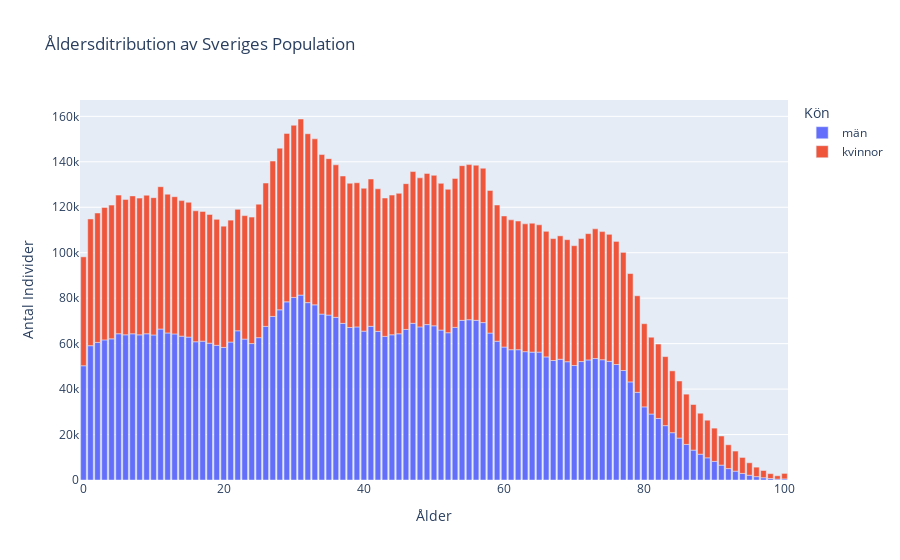

Source (notebook cell):
### Markdown cell above
### Plotting based on external dataset:  
Evenly sized age groups (groups of 1)  
Accounts for all ages  

This leads to a more readable and representable graph of the actual population size  
As a bonus we can also read the population size based on gender

### Code cell
fig = px.bar(
    df_befolkning,
    x="Ålder",
    y="Befolkning",
    title="Åldersditribution av Sveriges Population",
    labels={"Befolkning": "Antal Individer"},
    color = "Kön"
)

fig.write_html("Visualiseringar/E2E_aldersdistribution.html")
fig.show()

### Figure 1 — Plotly figure (JSON) as saved in the notebook; plotly's stock layout.template omitted (floating-point values rounded to 4 significant figures)
{"data": [{"alignmentgroup": "True", "hovertemplate": "Kön=män<br>Ålder=%{x}<br>Antal Individer=%{y}<extra></extra>", "legendgroup": "män", "marker": {"color": "#636efa", "pattern": {"shape": ""}}, "name": "män", "offsetgroup": "män", "orientation": "v", "showlegend": true, "textposition": "auto", "type": "bar", "x": [0, 1, 2, 3, 4, 5, 6, 7, 8, 9, 10, 11, 12, 13, 14, 15, 16, 17, 18, 19, 20, 21, 22, 23, 24, 25, 26, 27, 28, 29, 30, 31, 32, 33, 34, 35, 36, 37, 38, 39, 40, 41, 42, 43, 44, 45, 46, 47, 48, 49, 50, 51, 52, 53, 54, 55, 56, 57, 58, 59, 60, 61, 62, 63, 64, 65, 66, 67, 68, 69, 70, 71, 72, 73, 74, 75, 76, 77, 78, 79, 80, 81, 82, 83, 84, 85, 86, 87, 88, 89, 90, 91, 92, 93, 94, 95, 96, 97, 98, 99, 100], "xaxis": "x", "y": [50261, 59092, 60536, 61644, 62111, 64343, 63883, 64330, 63864, 64340, 63823, 66430, 64700, 64273, 63287, 62874, 60826, 61083, 60193, 59248, 58332, 60695, 65654, 61992, 60027, 62633, 67579, 71958, 74870, 78380, 80336, 81344, 78048, 77065, 72997, 72567, 71562, 68917, 67106, 67356, 65499, 67615, 65400, 63188, 63892, 64336, 66247, 68941, 67366, 68379, 67842, 65965, 64803, 67146, 70245, 70521, 70242, 69262, 64648, 61062, 58501, 57328, 57332, 56471, 56271, 56257, 54154, 52576, 53121, 52046, 50368, 52117, 52819, 53439, 52917, 52202, 50813, 48177, 43159, 38569, 32167, 29029, 27075, 23921, 20818, 18452, 15655, 13149, 11354, 9764, 8200, 6547, 5024, 3898, 2906, 2097, 1478, 995, 655, 395, 481], "yaxis": "y"}, {"alignmentgroup": "True", "hovertemplate": "Kön=kvinnor<br>Ålder=%{x}<br>Antal Individer=%{y}<extra></extra>", "legendgroup": "kvinnor", "marker": {"color": "#EF553B", "pattern": {"shape": ""}}, "name": "kvinnor", "offsetgroup": "kvinnor", "orientation": "v", "showlegend": true, "textposition": "auto", "type": "bar", "x": [0, 1, 2, 3, 4, 5, 6, 7, 8, 9, 10, 11, 12, 13, 14, 15, 16, 17, 18, 19, 20, 21, 22, 23, 24, 25, 26, 27, 28, 29, 30, 31, 32, 33, 34, 35, 36, 37, 38, 39, 40, 41, 42, 43, 44, 45, 46, 47, 48, 49, 50, 51, 52, 53, 54, 55, 56, 57, 58, 59, 60, 61, 62, 63, 64, 65, 66, 67, 68, 69, 70, 71, 72, 73, 74, 75, 76, 77, 78, 79, 80, 81, 82, 83, 84, 85, 86, 87, 88, 89, 90, 91, 92, 93, 94, 95, 96, 97, 98, 99, 100], "xaxis": "x", "y": [47919, 55760, 56928, 58269, 58832, 61000, 59581, 60672, 60159, 60955, 60398, 62619, 61053, 60378, 59643, 59330, 57618, 57082, 56642, 55449, 53337, 53641, 53451, 54335, 55665, 58734, 63076, 68359, 71137, 74119, 75747, 77488, 74301, 73040, 70188, 68818, 67112, 64840, 63463, 63429, 62867, 64815, 62712, 60887, 61464, 61784, 64134, 66767, 65577, 66529, 66212, 64545, 63101, 65551, 68055, 68252, 68259, 67927, 62759, 59930, 57672, 57130, 56597, 56229, 56716, 56019, 55264, 53640, 54302, 53693, 52718, 54144, 55576, 57067, 56375, 55896, 54167, 51981, 47672, 42487, 36603, 33787, 32748, 30372, 27201, 25114, 22117, 20068, 18023, 16546, 14623, 12811, 10472, 8836, 7017, 5483, 4174, 3185, 2145, 1462, 2419], "yaxis": "y"}], "layout": {"barmode": "relative", "legend": {"title": {"text": "Kön"}, "tracegroupgap": 0}, "title": {"text": "Åldersditribution av Sveriges Population"}, "xaxis": {"anchor": "y", "domain": [0, 1], "title": {"text": "Ålder"}}, "yaxis": {"anchor": "x", "domain": [0, 1], "title": {"text": "Antal Individer"}}}}
